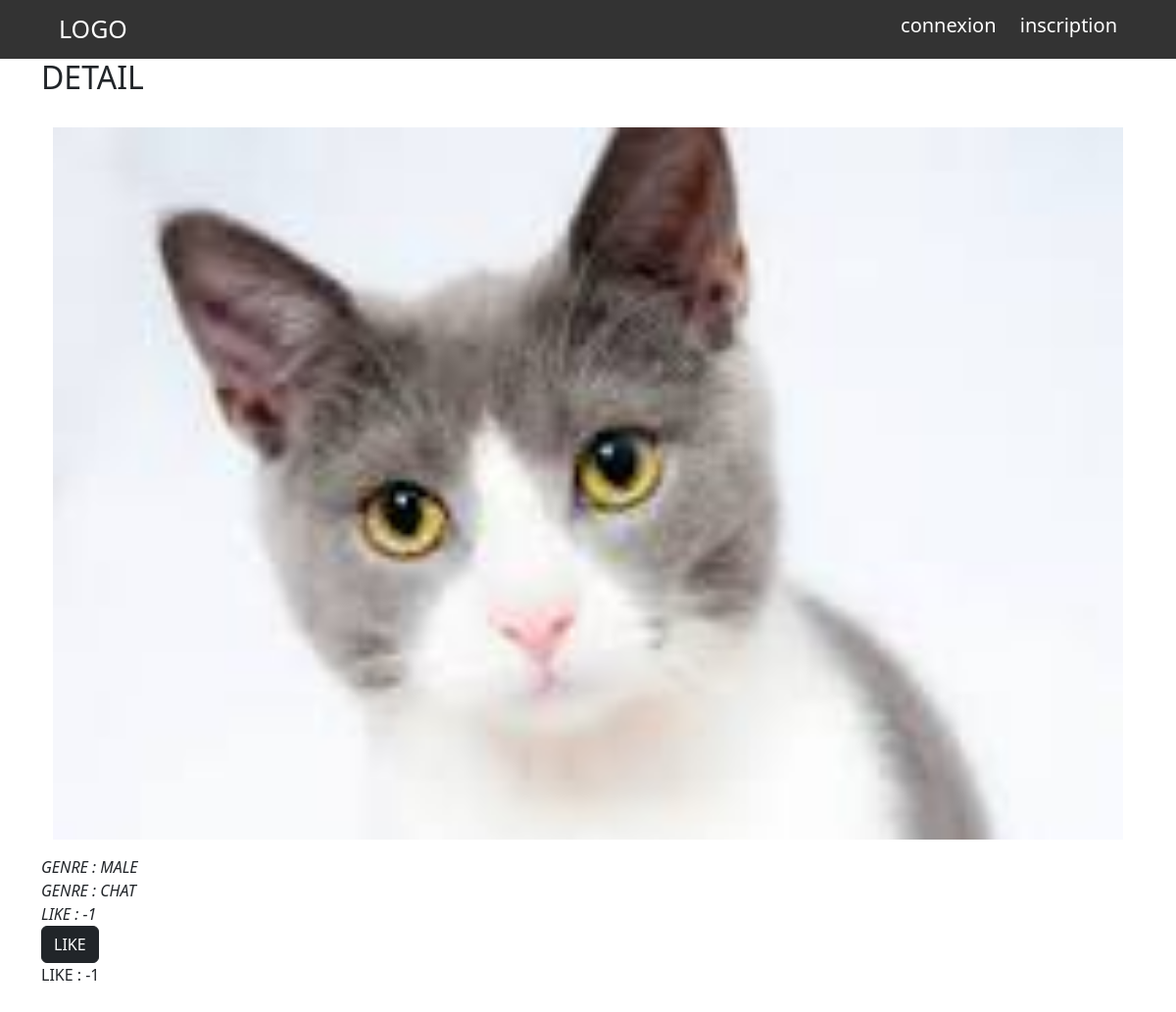
/detail/10/, run on the app's committed database.
### core/models.py (models this page shows, shortened)
class AjoutAnimal(models.Model):
    nom = models.CharField(max_length=125)
    age = models.IntegerField()
    image = models.ImageField(upload_to='Images')
    type = models.CharField(max_length=125, choices=TYPE)
    categorie = models.CharField(max_length=100, choices=CATEGORIE)
    proprietaire = models.ForeignKey(User, on_delete=models.CASCADE)
    date = models.DateTimeField(auto_now_add=True)
    like = models.IntegerField(default=0, blank=True)
    description = models.TextField(blank=True)

### core/views.py (the view)
# urls.py: path('detail/<int:id>/', detail, name='detail'),
def detail(request, id):
    entre = AjoutAnimal.objects.get(id=id)
    return render(request, 'core/detail.html', locals())

### core/templates/core/detail.html (shortened to what this page needs)
{% extends 'base.html' %}
{% block main %}
<div class="container">
    <h2>DETAIL</h2>
    <div class="container">
            <div class="row gy-3 my-3">
                <div class="">
                  <img src="{{ entre.image.url }}" class="card-img-top" alt="Fissure in Sandstone"/>
                </div>
                <div class="card-body">
                    <span class="card-text"><i>GENRE : {{ entre.type }}</i></span><br>
                    <span class="card-text"><i>GENRE : {{ entre.categorie }}</i></span><br>
                    <span class="card-text"><i>LIKE : {{ entre.like }}</i></span><br>
                    <a href="/like/{{ entre.id }}/" class="btn btn-dark">LIKE</a><br>
                    <span>LIKE : {{ entre.like }}</span>
                  </div>
            </div>
        </div>
    </div>
{% endblock %}

### data on the page
AjoutAnimal: image (picture), type "MALE", categorie "CHAT", like "-1"
